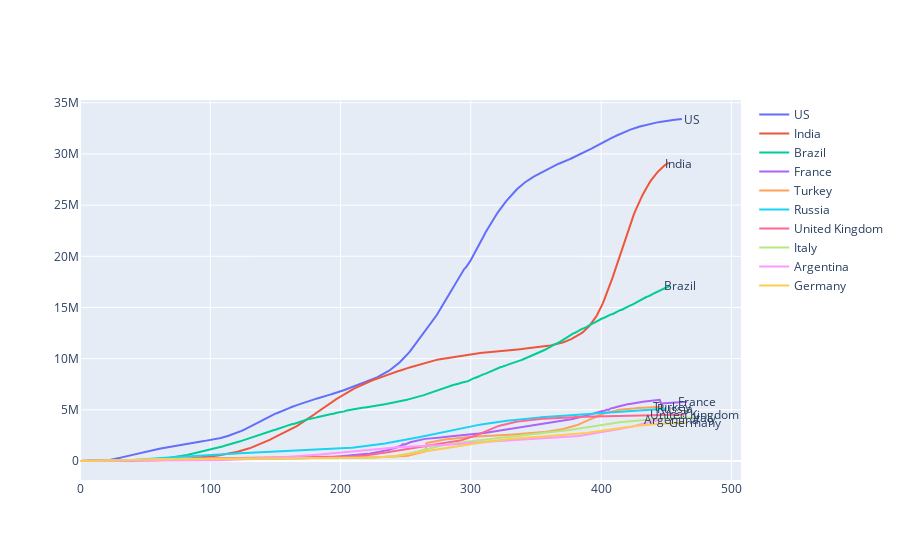

The notebook cell this image was saved under:
### Code cell
import plotly.graph_objects as go
import plotly.express as px


fig = go.Figure()

for country in country_list:
    country_first_case = country_data.loc[country]['Cases'].reset_index().set_index('Date')
    country_growth = country_first_case[country_first_case.gt(99)].dropna().reset_index()
    fig.add_trace(go.Scatter(x=country_growth.index, y=country_growth['Cases'], mode='lines', name=country))
    length = len(country_growth.index) - 1
    fig.add_annotation(
        x=length,
        y=country_growth.at[(length),'Cases'],
        text=country,
        showarrow=False,
        xshift=10)

fig.show()

### Figure 1 — Plotly figure (JSON) as saved in the notebook; plotly's stock layout.template omitted (floating-point values rounded to 4 significant figures; data arrays with more than 128 entries replaced by an {"elided": "..."} marker saying what was removed)
{"data": [{"mode": "lines", "name": "US", "type": "scatter", "x": {"elided": "463 int values"}, "y": {"elided": "463 float values"}}, {"mode": "lines", "name": "India", "type": "scatter", "x": {"elided": "453 int values"}, "y": {"elided": "453 float values"}}, {"mode": "lines", "name": "Brazil", "type": "scatter", "x": {"elided": "454 int values"}, "y": {"elided": "454 float values"}}, {"mode": "lines", "name": "France", "type": "scatter", "x": {"elided": "467 int values"}, "y": {"elided": "467 float values"}}, {"mode": "lines", "name": "Turkey", "type": "scatter", "x": {"elided": "448 int values"}, "y": {"elided": "448 float values"}}, {"mode": "lines", "name": "Russia", "type": "scatter", "x": {"elided": "450 int values"}, "y": {"elided": "450 float values"}}, {"mode": "lines", "name": "United Kingdom", "type": "scatter", "x": {"elided": "465 int values"}, "y": {"elided": "465 float values"}}, {"mode": "lines", "name": "Italy", "type": "scatter", "x": {"elided": "473 int values"}, "y": {"elided": "473 float values"}}, {"mode": "lines", "name": "Argentina", "type": "scatter", "x": {"elided": "447 int values"}, "y": {"elided": "447 float values"}}, {"mode": "lines", "name": "Germany", "type": "scatter", "x": {"elided": "466 int values"}, "y": {"elided": "466 float values"}}], "layout": {"annotations": [{"showarrow": false, "text": "US", "x": 462, "xshift": 10, "y": 33410000.0}, {"showarrow": false, "text": "India", "x": 452, "xshift": 10, "y": 29090000.0}, {"showarrow": false, "text": "Brazil", "x": 453, "xshift": 10, "y": 17120000.0}, {"showarrow": false, "text": "France", "x": 466, "xshift": 10, "y": 5787000.0}, {"showarrow": false, "text": "Turkey", "x": 447, "xshift": 10, "y": 5307000.0}, {"showarrow": false, "text": "Russia", "x": 449, "xshift": 10, "y": 5097000.0}, {"showarrow": false, "text": "United Kingdom", "x": 464, "xshift": 10, "y": 4552000.0}, {"showarrow": false, "text": "Italy", "x": 472, "xshift": 10, "y": 4238000.0}, {"showarrow": false, "text": "Argentina", "x": 446, "xshift": 10, "y": 4039000.0}, {"showarrow": false, "text": "Germany", "x": 465, "xshift": 10, "y": 3716000.0}]}}
